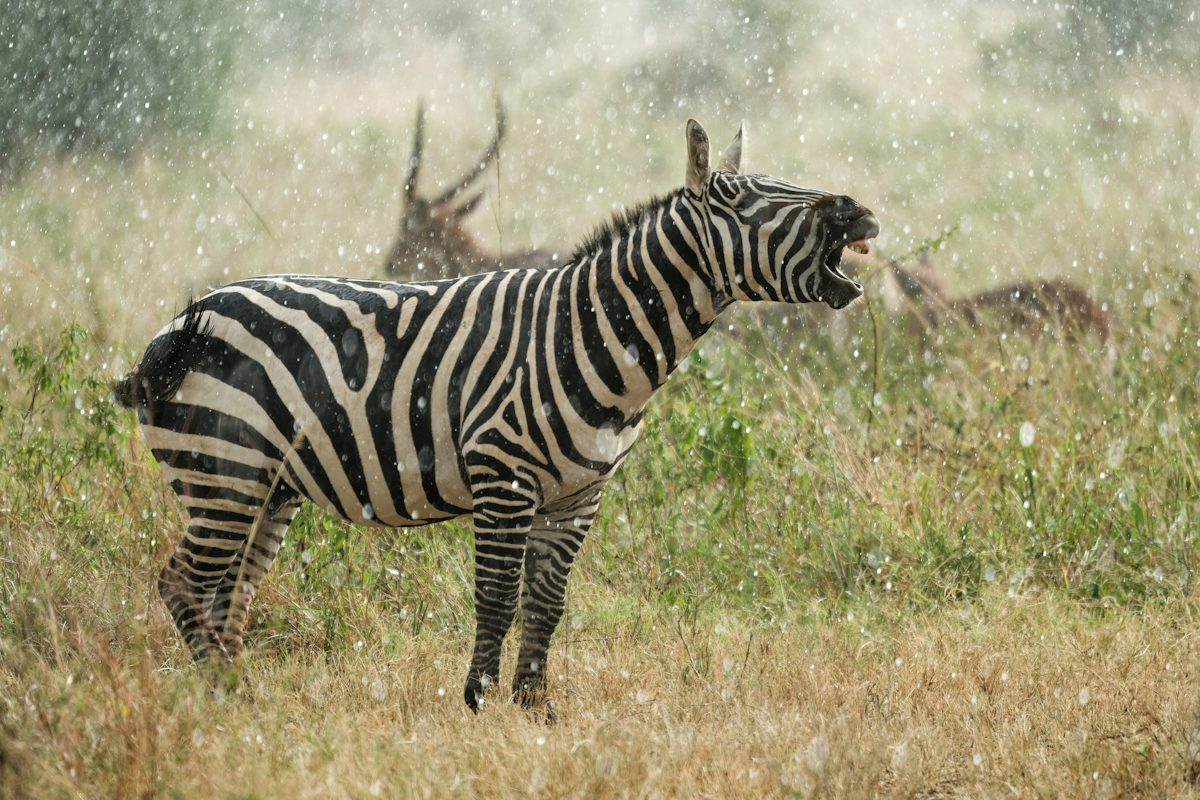
#> input picture Exp1input.jpg, 1200 x 800 px
$ python Exp16.py
#> lines starting #> are read from the running program, lines starting #| are printed output that depends on the picture; after the words box and inside, x2 and y2 are one past the last pixel; in counts of white or black regions, pixels touching at a corner belong together
import cv2
from tkinter import Tk, filedialog

Tk().withdraw()
file_path = filedialog.askopenfilename(
    title="Select an Image",
    filetypes=[("Image Files", "*.jpg *.jpeg *.png *.bmp")]
)
#> the answer given: Exp1input.jpg

if not file_path:
    print("No image selected!")
    exit()

img = cv2.imread(file_path)
#> img is the input picture: shape (800, 1200, 3); mean B, G, R 115.6, 149.6, 155.9
if img is None:
    print("Error: Unable to load image!")
    exit()

gray = cv2.cvtColor(img, cv2.COLOR_BGR2GRAY)
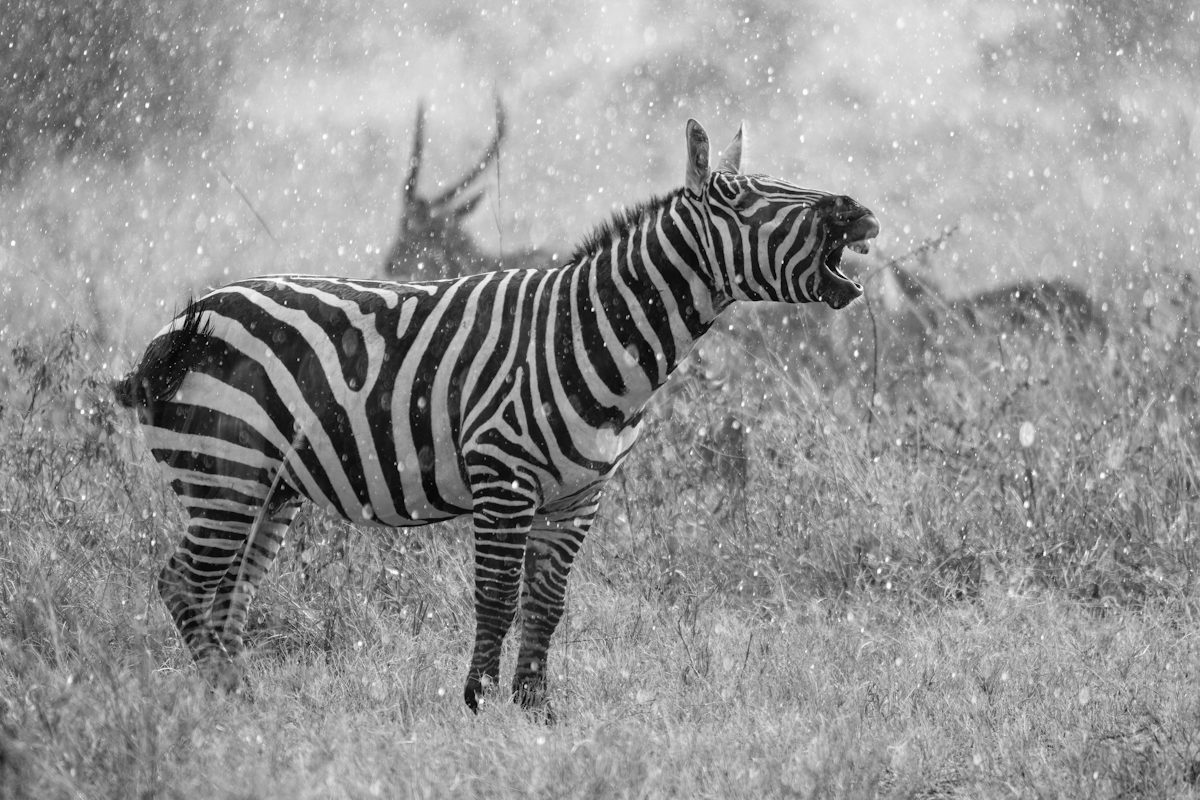
#> gray: shape (800, 1200); min 0, max 255, mean 147.6
_, thresh = cv2.threshold(gray, 127, 255, cv2.THRESH_BINARY)
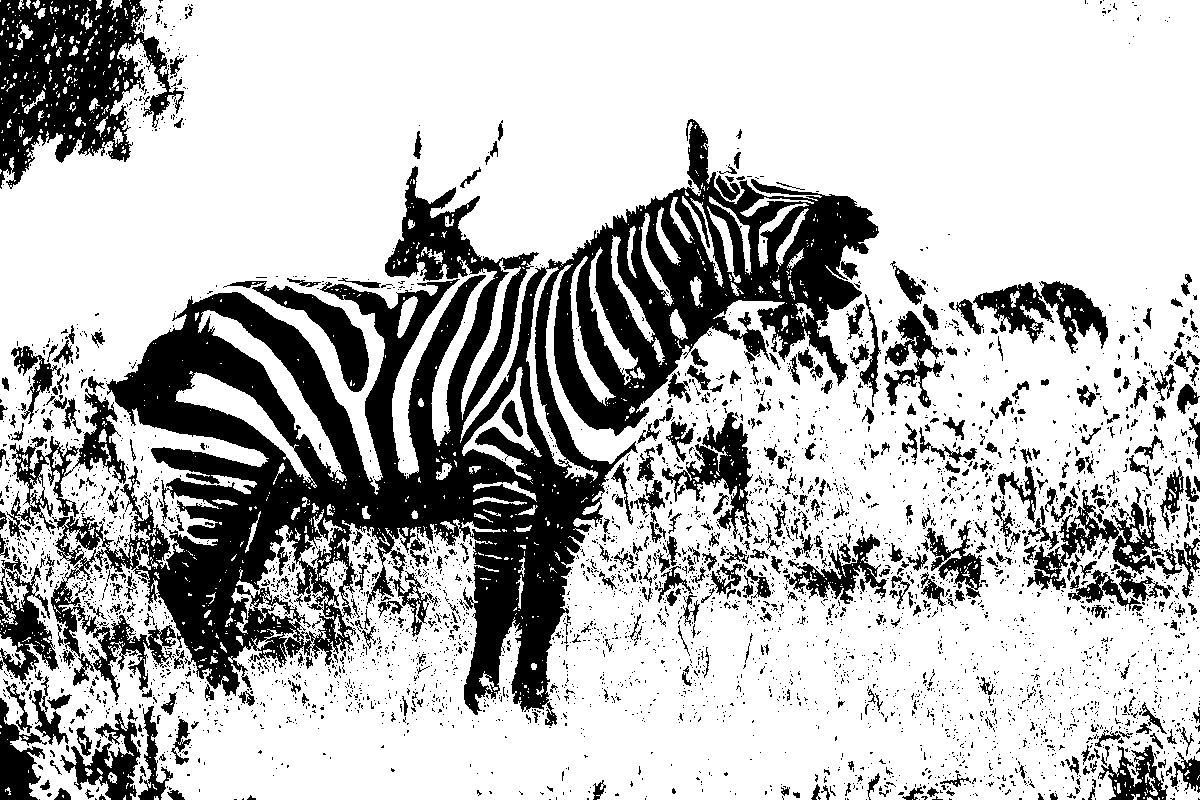
#> thresh: shape (800, 1200); 73.2% white; 4073 black regions (3589 under 20 px), largest, box (x1, y1, x2, y2) and area: (51, 119, 879, 726) 148723, (0, 0, 184, 189) 18850, (973, 281, 1108, 354) 4073

cv2.imshow("Original Image", img)
cv2.imshow("Thresholded Image", thresh)
cv2.waitKey(0)
cv2.destroyAllWindows()

$ run again, on Exp3input.jpg
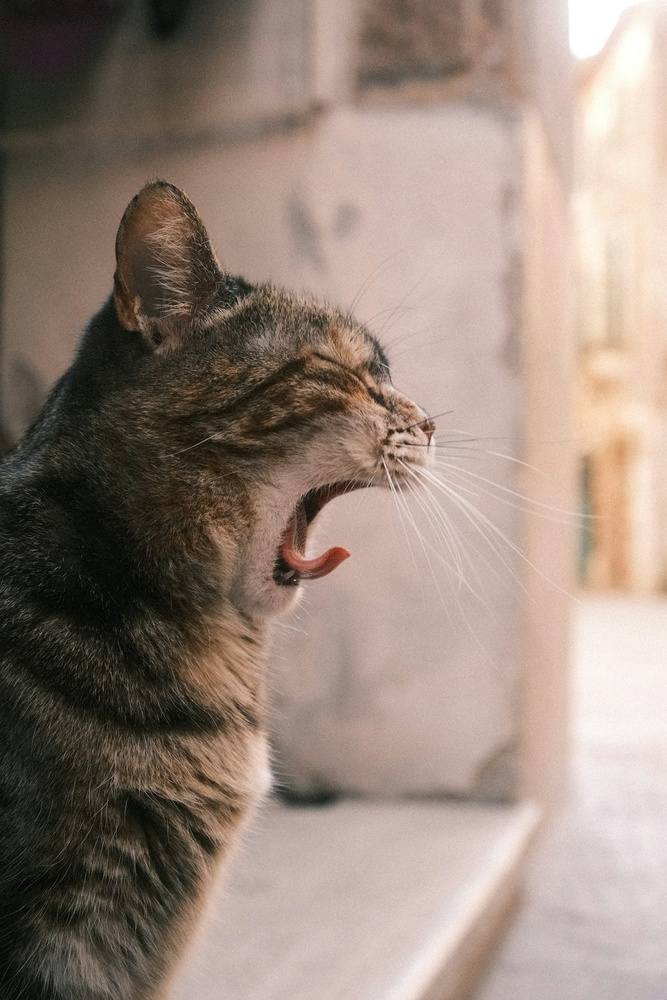
#> input picture Exp3input.jpg, 667 x 1000 px, shrunk from 1200 x 1800 before the run
#> img is the input picture: shape (1000, 667, 3); mean B, G, R 123, 133.8, 151
#> `gray = cv2.cvtColor(img, cv2.COLOR_BGR2GRAY)`:
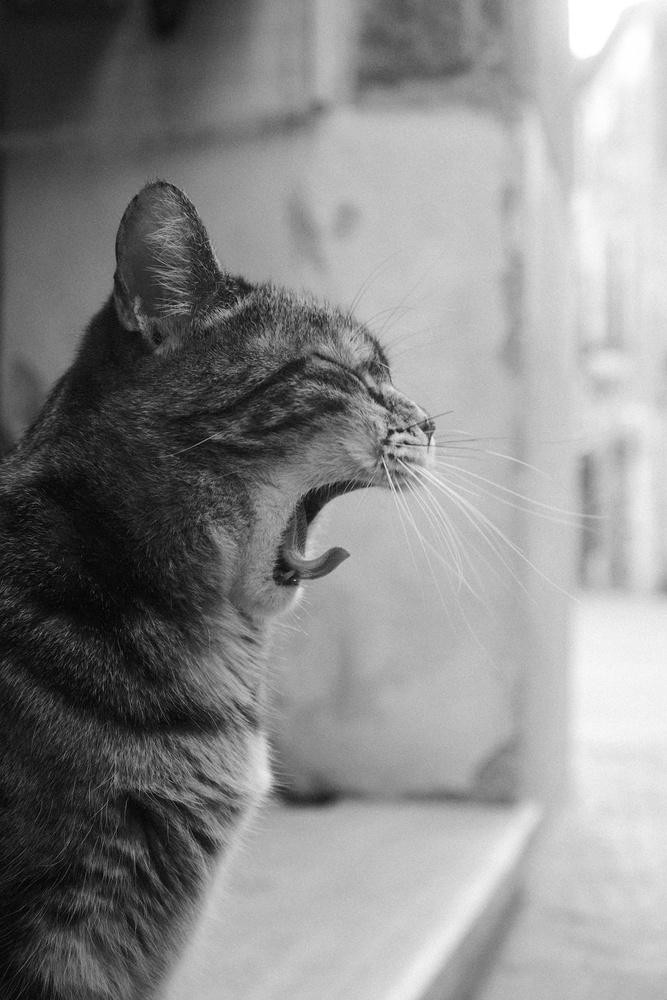
#> gray: shape (1000, 667); min 1, max 255, mean 137.7
#> `_, thresh = cv2.threshold(gray, 127, 255, cv2.THRESH_BINARY)`:
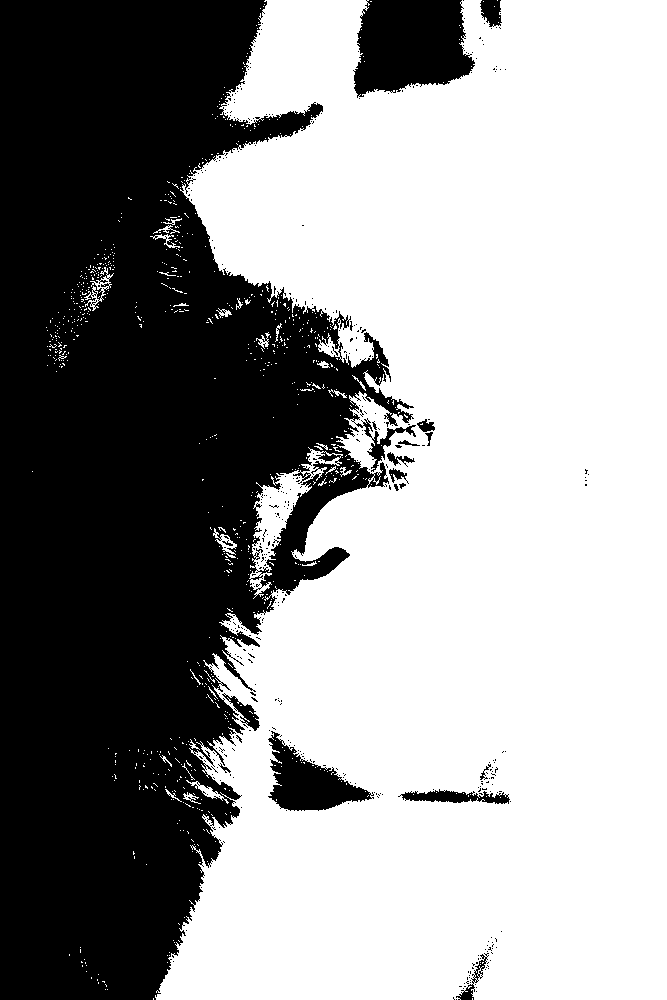
#> thresh: shape (1000, 667); 59.8% white; 416 black regions (398 under 20 px), largest, box (x1, y1, x2, y2) and area: (0, 0, 416, 1000) 251496, (353, 0, 475, 98) 9141, (268, 731, 374, 811) 3835

$ run again, on Exp4input.jpg
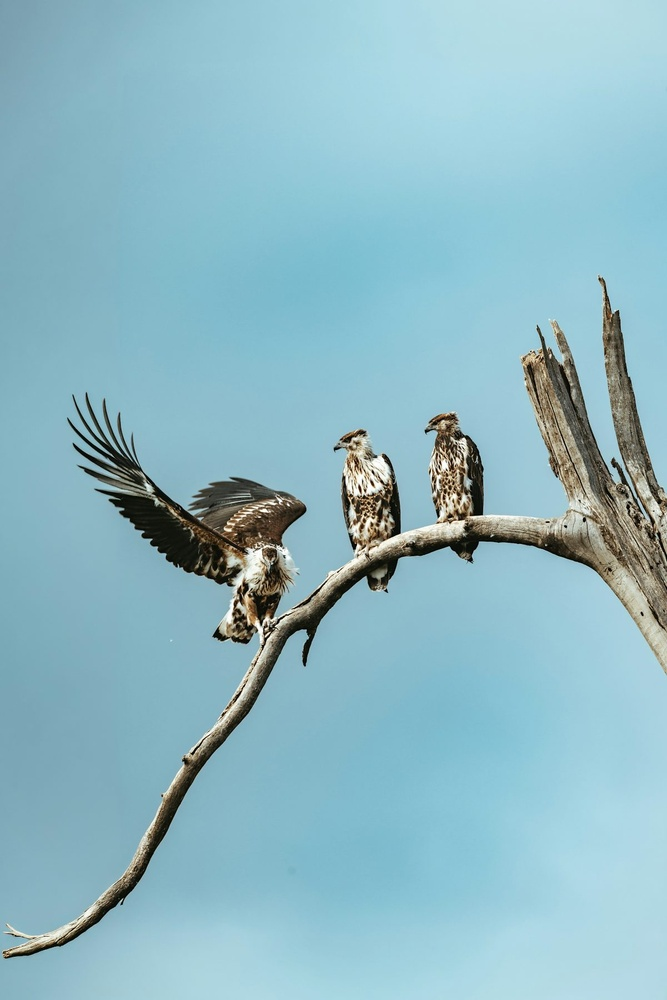
#> input picture Exp4input.jpg, 667 x 1000 px, shrunk from 1200 x 1800 before the run
#> img is the input picture: shape (1000, 667, 3); mean B, G, R 196, 184.6, 141.9
#> `gray = cv2.cvtColor(img, cv2.COLOR_BGR2GRAY)`:
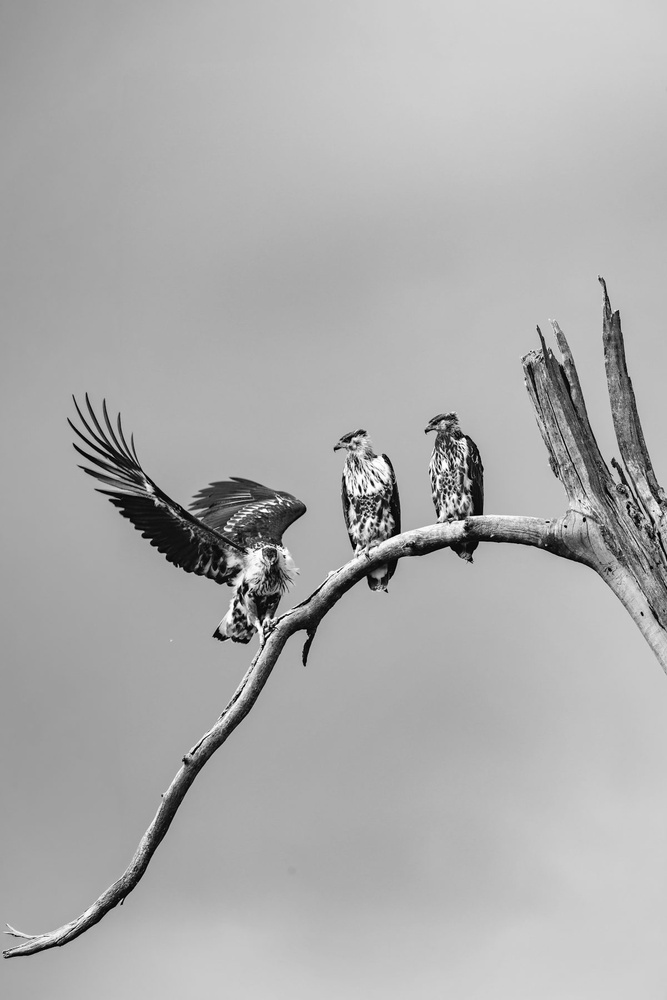
#> gray: shape (1000, 667); min 0, max 255, mean 173.1
#> `_, thresh = cv2.threshold(gray, 127, 255, cv2.THRESH_BINARY)`:
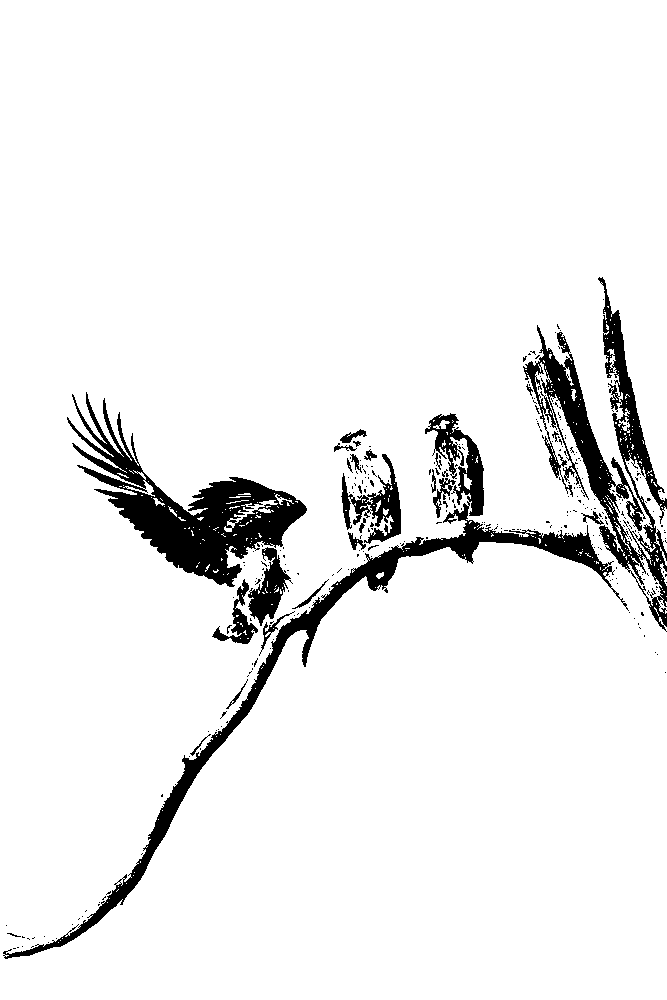
#> thresh: shape (1000, 667); 93.3% white; 302 black regions (276 under 20 px), largest, box (x1, y1, x2, y2) and area: (3, 413, 629, 959) 13282, (67, 392, 307, 587) 13019, (523, 277, 667, 632) 11404

$ run again, on Exp5input.jpg
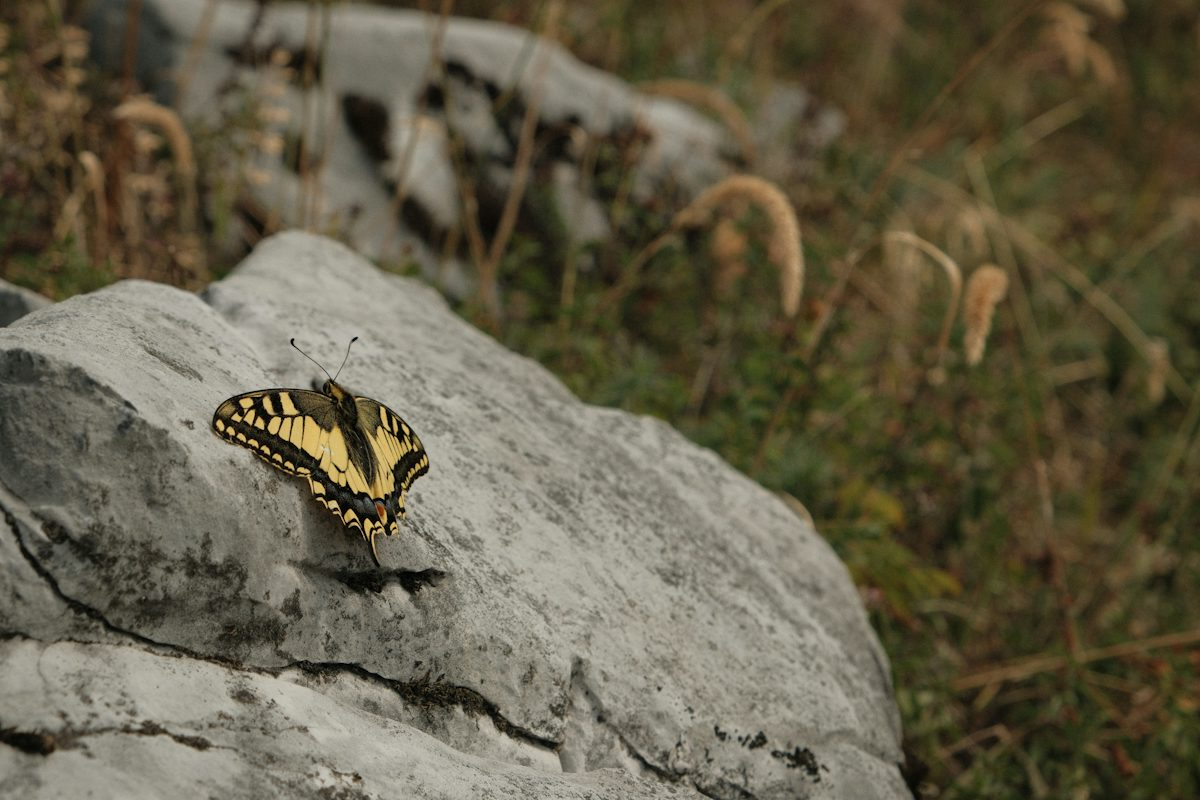
#> input picture Exp5input.jpg, 1200 x 800 px
#> img is the input picture: shape (800, 1200, 3); mean B, G, R 73.4, 94.2, 100.5
#> `gray = cv2.cvtColor(img, cv2.COLOR_BGR2GRAY)`:
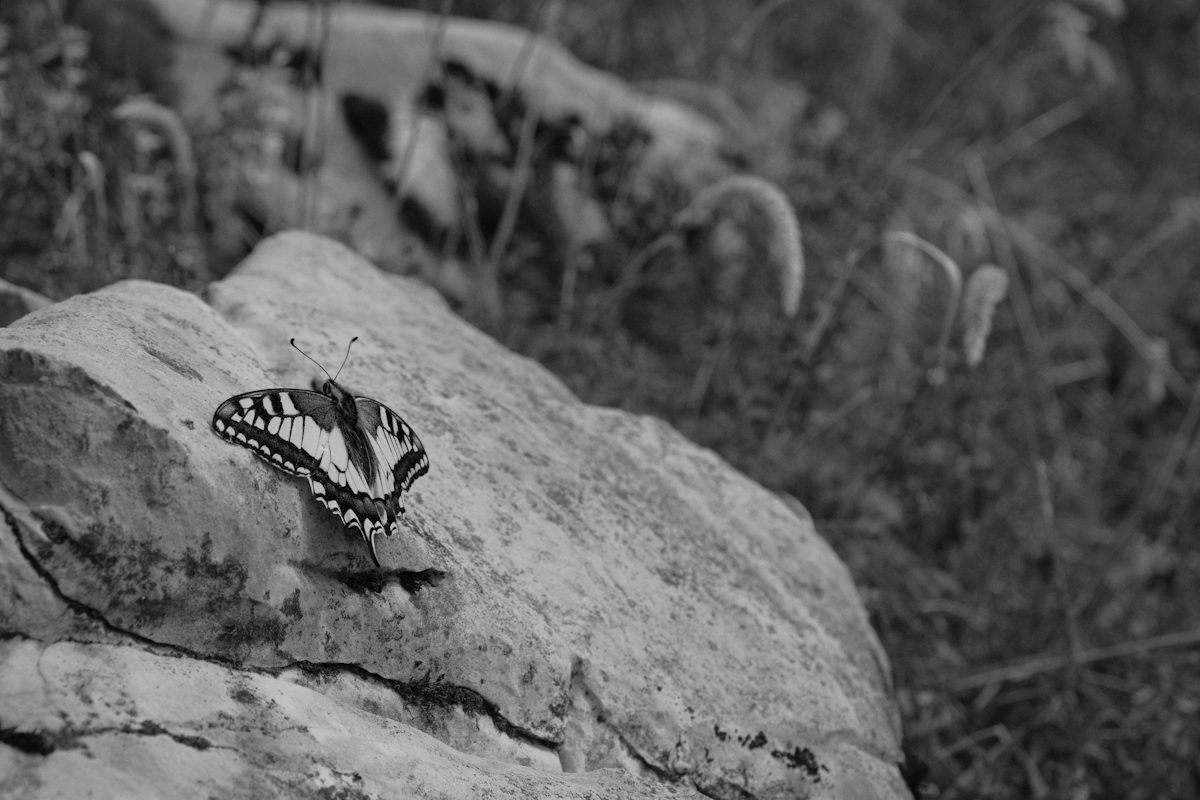
#> gray: shape (800, 1200); min 0, max 213, mean 93.7
#> `_, thresh = cv2.threshold(gray, 127, 255, cv2.THRESH_BINARY)`:
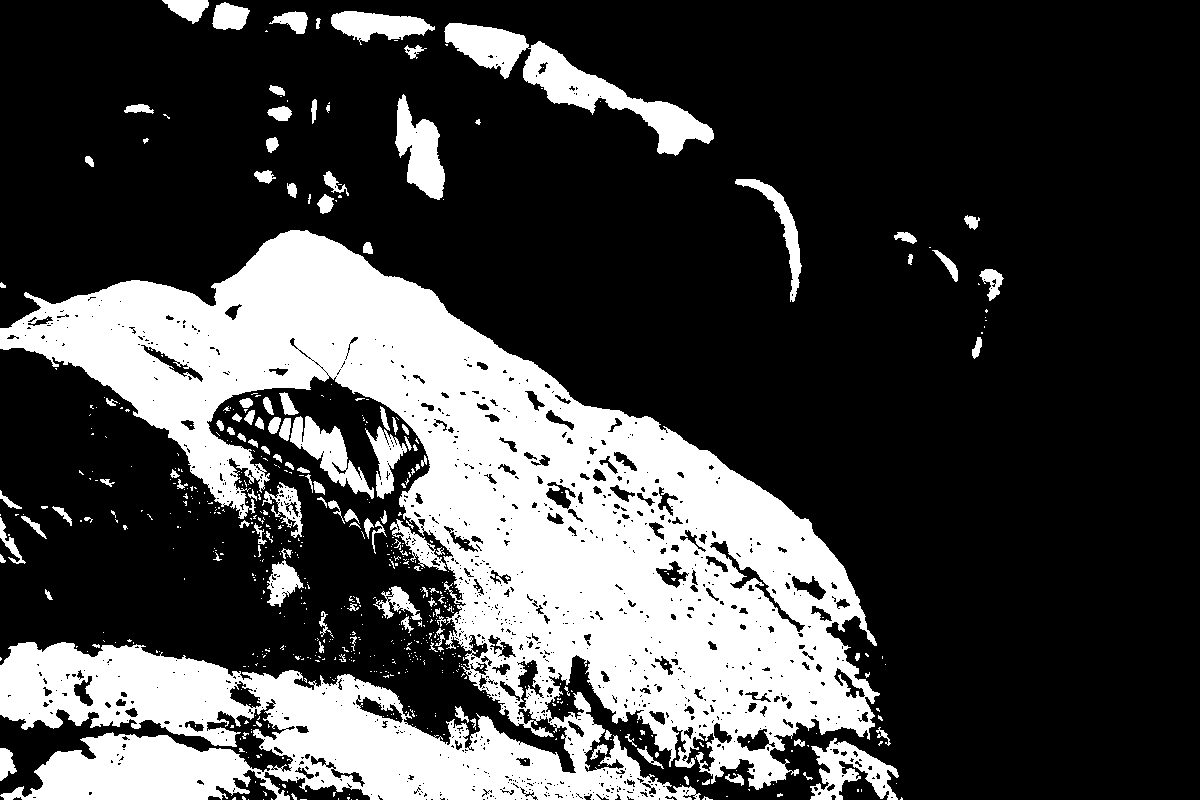
#> thresh: shape (800, 1200); 27.1% white; 644 white regions (516 under 20 px), largest, box (x1, y1, x2, y2) and area: (0, 230, 880, 800) 222997, (444, 23, 714, 156) 8600, (395, 94, 445, 200) 2869
